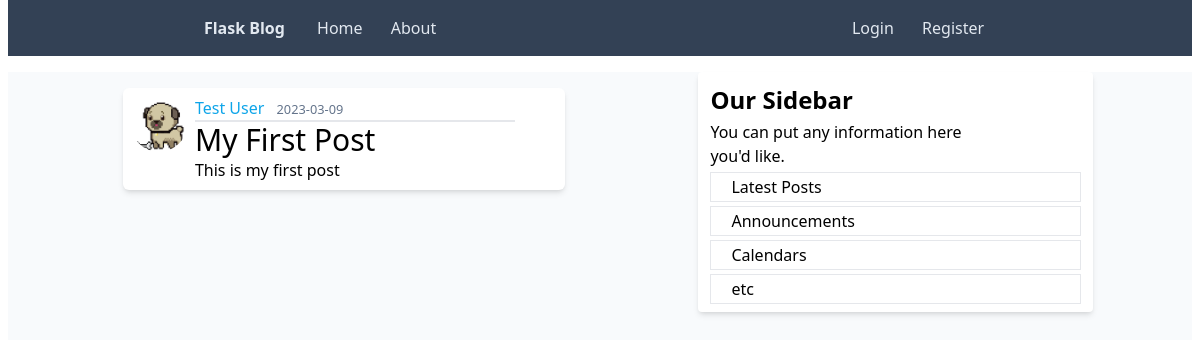
Page /home on the earlier database version.
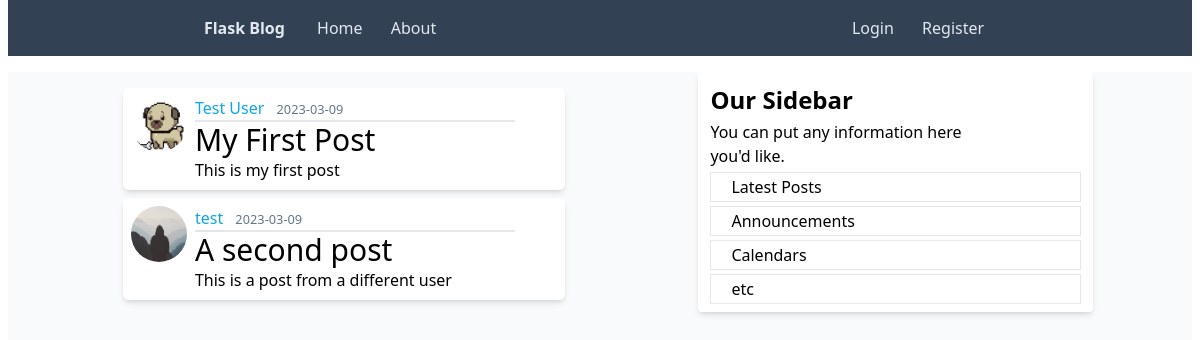
Same page on the later database version.
### flask_blog/models.py (models this page shows, shortened)
class Post(db.Model):
    id = db.Column(db.Integer, primary_key=True)
    title = db.Column(db.String(100), nullable=False)
    date_posted = db.Column(db.DateTime, nullable=False, default=datetime.utcnow)
    content = db.Column(db.Text, nullable=False)
    user_id = db.Column(db.Integer, db.ForeignKey("user.id"), nullable=False)

class User(db.Model, UserMixin):
    id = db.Column(db.Integer, primary_key=True)
    username = db.Column(db.String(20), unique=True, nullable=False)
    email = db.Column(db.String(120), unique=True, nullable=False)
    image_file = db.Column(db.String(20), nullable=False, default="default.jpg")
    password = db.Column(db.String(60), nullable=False)
    posts = db.Relationship("Post", backref="author", lazy=True)

### flask_blog/routes.py (the view)
@app.route("/")
@app.route("/home")
def home():
    posts = query_all_filtered(Post)
    return render_template("home.html", posts=posts)

### flask_blog/__init__.py (called while the page is built)
def query_all_filtered(table, **kwargs):
    return db.session.execute(db.select(table).filter_by(**kwargs)).scalars().all()

### flask_blog/templates/home.html
{% extends "base.html" %} {% block content%}
{% for post in posts %}
<article class=" rounded-md media content-section shadow-md p-2 flex flex-row bg-white">
    <img class="rounded-full h-[3.5rem] w-[3.5rem]" src="{{url_for('static',filename='profile_pics/' + post.author.image_file)}}">
    <div class="pl-2 ">
        <div class="border-b-2 w-[20rem]">
            <a class="mr-2 text-sky-500" href="#">{{ post.author.username }}</a>
            <small class="text-slate-500">{{ post.date_posted.strftime('%Y-%m-%d') }}</small>
        </div>
        <h2><a class="font-medium text-3xl hover:text-sky-500" href="{{url_for('post',post_id=post.id)}}">{{ post.title }}</a></h2>
        <p class="article-content">{{ post.content }}</p>
    </div>
</article>
{% endfor %}
{%endblock content%}

### flask_blog/templates/base.html (shortened to what this page needs)
<!DOCTYPE html>
<html lang="en">
<head>
    <link rel="stylesheet" href="{{url_for('static',filename='output.css')}}">
</head>
<body class="mx-2">
    <header>
        <nav>
            <div class=" flex flex-row items-center justify-around py-4 bg-slate-700">
                <div>
                    <a class="font-bold mr-4 text-slate-200" href="{{url_for('home')}}">Flask Blog</a>
                    <a class="font-medium px-3 py-2 text-slate-200 rounded-lg hover:bg-slate-100 hover:text-black"
                        href="{{url_for('home')}}">Home</a>
                    <a class="font-medium px-3 py-2 text-slate-200 rounded-lg hover:bg-slate-100 hover:text-black"
                        href="{{url_for('about')}}">About</a>
                </div>
                <div>
                    {%if current_user.is_authenticated%}
                    <a class="font-medium px-3 py-2 text-slate-200 rounded-lg hover:bg-slate-100 hover:text-black"
                        href="{{url_for('account')}}">Account</a>
                    <a class="font-medium px-3 py-2 text-slate-200 rounded-lg hover:bg-slate-100 hover:text-black"
                        href="{{url_for('logout')}}">Logout</a>
                    <a class="font-medium px-3 py-2 text-slate-200 rounded-lg hover:bg-slate-100 hover:text-black"
                        href="{{url_for('new_post')}}">New Post</a>
                    {%else%}
                    <a class="font-medium px-3 py-2 text-slate-200 rounded-lg hover:bg-slate-100 hover:text-black"
                        href="{{url_for('login')}}">Login</a>
                    <a class="font-medium px-3 py-2 text-slate-200 rounded-lg hover:bg-slate-100 hover:text-black"
                        href="{{url_for('register')}}">Register</a>
                    {%endif%}
                </div>
            </div>
        </nav>
    </header>
    <main class=" bg-slate-50 w-full mt-4 h-screen">
        <div class="flex flex-row justify-around ">
            <div class="p-4 flex -mr-10 flex-col gap-2 w-2/5">
                {% block content%}
                {% endblock content %}
            </div>
            <div class="p-3 bg-white -ml-10 rounded w-1/3 shadow-md h-60">
                <div class="flex flex-col gap-1 h-full">
                    <h3 class="font-bold text-2xl h-1/4">Our Sidebar</h3>
                    <p class='w-3/4 h-1/4'>You can put any information here you'd like.
                    <ul class="h-3/4">
                        <li class="pl-5 py-1 mb-1 border  leading-tight">Latest Posts</li>
                        <li class="pl-5 py-1 mb-1 border  leading-tight">Announcements</li>
                        <li class="pl-5 py-1 mb-1 border leading-tight">Calendars</li>
                        <li class="pl-5 py-1 border leading-tight">etc</li>
                    </ul>
                    </p>
                </div>
            </div>
        </div>
    </main>
</body>
</html>

Differences in the rows shown:
added Post: image_file (placeholder picture), author.username "test", date_posted "2023-03-09", title "A second post", content "This is a post from a different user"
